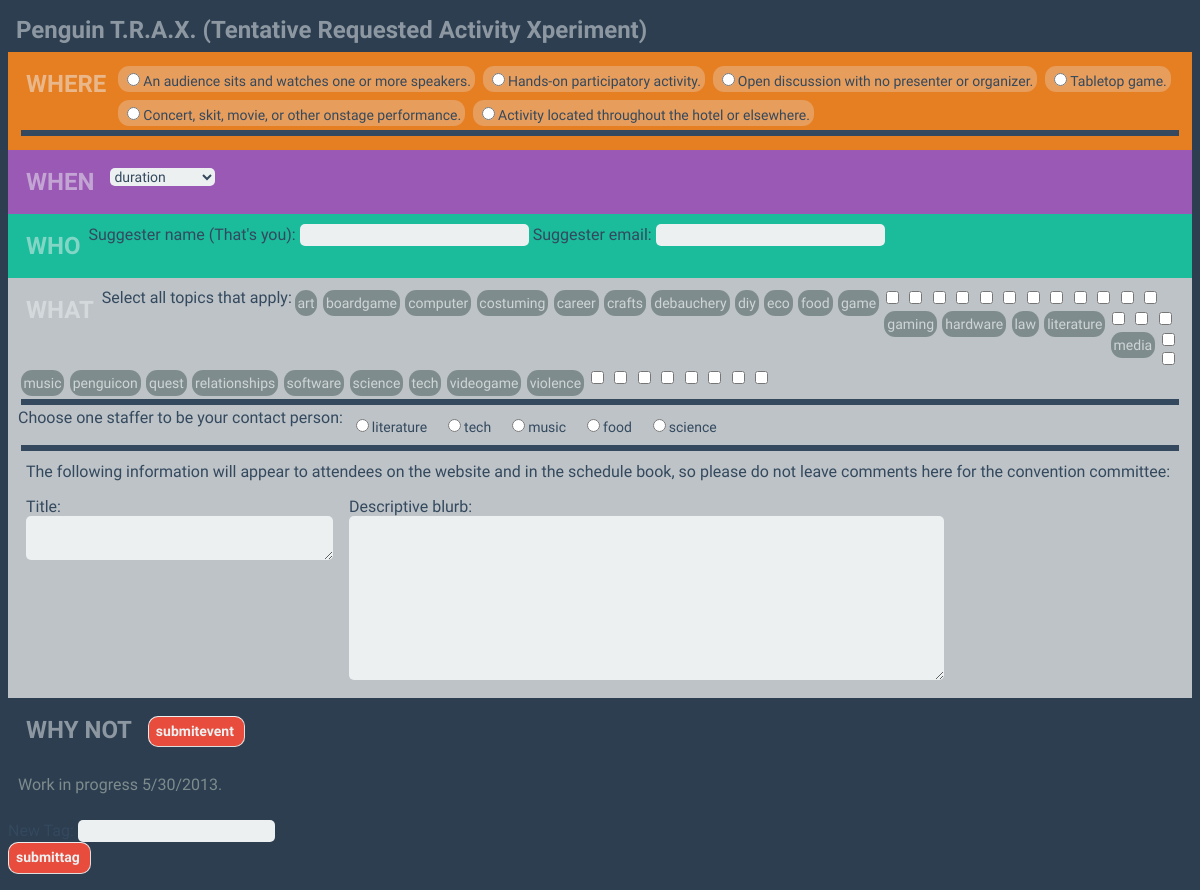
The page /eventform on the database its author committed.
### penguicontrax.py (models this page shows, shortened)
class Tags(db.Model):
	id = db.Column(db.Integer, primary_key=True)
	name = db.Column(db.String(50))

### penguicontrax.py (the view)
@app.route('/eventform')
def event_form():
	tags = [tag.name for tag in Tags.query.all()]
	return render_template('form.html', tags=tags)

### templates/form.html (shortened to what this page needs)
<head>
	<link href='static/mystyles.css' rel='stylesheet' type='text/css'>
</head>
<body>
<div class="header">Penguin T.R.A.X. (Tentative Requested Activity Xperiment)</div>
<form action="/submitevent" method=post >
<div class="section where" >
	<div class="header">
		WHERE
	</div>
	<div id="typechange" >
		<label for="talkbtn">
			<div class="where question roomtab" id="talk">
				<input type=radio name=typelist class="typelist" value="talk"  id="talkbtn">An audience sits and watches one or more speakers.
			</div>
		</label>
		<label for="workshopbtn">
			<div class="where question roomtab" id="workshop">
				<input type=radio name=typelist class="typelist" value="workshop"  id="workshopbtn">Hands-on participatory activity.
			</div>
		</label>
		<label for="bofbtn">
			<div class="where question roomtab" id="bof">
				<input type=radio name=typelist class="typelist" value="bof"  id="bofbtn">Open discussion with no presenter or organizer.
			</div>
		</label>
		<label for="gamebtn">
			<div class="where question roomtab" id="game">
				<input type=radio name=typelist class="typelist" value="game"  id="gamebtn">Tabletop game.
			</div>
		</label>
		<label for="onstagebtn">
			<div class="where question roomtab" id="onstage">
				<input type=radio name=typelist class="typelist" value="onstage"  id="onstagebtn">Concert, skit, movie, or other onstage performance.
			</div>
		</label>
		<label for="rovingbtn">
			<div class="where question roomtab" id="roving">
				<input type=radio name=typelist class="typelist" value="roving"  id="rovingbtn">Activity located throughout the hotel or elsewhere.
			</div>
		</label>
	</div>
	<div class="divider"></div>
</div>
<div class="section when" >
	<div class="header">
		WHEN
	</div>
	<div class="question" >
			<select value="" class="timechange" tabindex="2" name=duration>
				<option value="0">duration</option>
			</select><br />
	</div>
</div>
<div class="section who" id="who" >
	<div class="header">
		WHO
	</div>
	Suggester name (That's you):
	<input name=submitter id="submitter" type=text size="24" />
	Suggester email:
	<input name=email type=text size="24" />
</div>
<div class="section what" >
	<div class="header">
		WHAT
	</div>
	<div id="topics">
		<div style="float:left">
			Select all topics that apply:
		</div>
		<div id="unusedtags">
			{% for tag in tags %}
			<label for={{ tag }}btn >
				<input type="checkbox" name={{ tag }}btn id={{ tag }}btn value={{ tag }} >
				<div class="tag off">{{ tag }}</div>
			</label>
			{% endfor %}
        </div>
	</div>
	<div class="divider"></div>
	<div id="trackselection">
		<div style="float:left">
			Choose one staffer to be your contact person:
		</div>
		<label for="litbtn">
			<div class="what question track" id="Lit">
				<input type=radio name=tracklist class="tracklist" value="Literature"  id="litbtn">literature
			</div>
		</label>
		<label for="techbtn">
			<div class="what question track" id="Tech">
				<input type=radio name=tracklist class="tracklist" value="Tech"  id="techbtn">tech
			</div>
		</label>
		<label for="musicbtn">
			<div class="what question track" id="Music">
				<input type=radio name=tracklist class="tracklist" value="Music"  id="musicbtn">music
			</div>
		</label>
		<label for="foodbtn">
			<div class="what question track" id="Food">
				<input type=radio name=tracklist class="tracklist" value="Food"  id="foodbtn">food
			</div>
		</label>
		<label for="sciencebtn">
			<div class="what question track" id="Science">
				<input type=radio name=tracklist class="tracklist" value="Science"  id="sciencebtn">science
			</div>
		</label>
	</div>
	<div class="divider"></div>
	<div class="question">
		The following information will appear to attendees on the website and in the schedule book, so please do not leave comments here for the convention committee:
	</div>
	<div class="question" >
		Title: <br />
		<textarea name=title id="title" rows="2" cols="36" onkeyup="countChar(this, 80)" /></textarea>
	</div>
	<div class="question" >
		Descriptive blurb: <br />
		<textarea name=description id="blurb" rows="8" cols="72" onkeyup="countChar(this, 700)"></textarea>
	</div>
</div>
<div class="section" >
	<div class="header">
		WHY NOT
	</div>
	<div class="question">
	<input type=submit value=submitevent class="buttons" name=submitevent id="submitevent" />
	</div>
	<div class="question">
	</div>
</div>
<div class="section"><span style="color:#7f8c8d;">
Work in progress 5/30/2013.</span><br />
</div>
</form>
<form action="/createtag" method=post >
	<div>
		New Tag: <input type=text name=tagname id="tagname" />
        <input type=submit value=submittag class="buttons" name=createtag id="createtag" />
	</div>
</form>
</body>

### static/mystyles.css (style rules this page uses)
body { background-color: #2c3e50; font-family: "Droid Sans"; font-style: bold; color: #34495e; }
.where { background-color:#e67e22; }
.when { background-color:#9b59b6; }
.who { background-color:#1abc9c; }
.what { background-color:#bdc3c7; }
.section { padding: 10px; overflow:hidden; clear:both; }
.include, .exclude, .require, .question, .answer, .header { margin: 4px; padding: 4px; width: auto; float: left; }
.header { color:#ecf0f1; font-size:x-large; font-weight:bold; opacity:.5; }
label, input, button, select, textarea { font-size: 14px; font-weight: normal; line-height: 20px; }
input, button, select, textarea { font-family:"Droid Sans", Tahoma, Arial, Verdana, sans-serif; background-color:#ecf0f1; border:none; color:#34495e; -moz-border-radius:5px; -webkit-border-radius:5px; border-radius:5px; }
textarea { height: auto; }
.buttons a, .buttons { display:block; -moz-border-radius:10px; -webkit-border-radius:10px; border-radius: 10px; margin:0 7px 0 0; color:#ecf0f1; background-color:#e74c3c; border:1px solid #dedede; border-top:1px solid #eee; border-left:1px solid #eee; line-height:130%; text-decoration:none; font-weight:bold; cursor:pointer; padding:5px 10px 6px 7px; }
.roomtab { background-color: #e79d5c; -webkit-border-radius: .8em; -moz-border-radius: .8em; border-radius: .8em; overflow: hidden; height: 1.3em; }
.divider { clear:both; border-color:#000; border:solid; margin:.2em; }
.tag, .off { color: #cfd5d7; background-color: #7f8c8d; -moz-border-radius: .8em; -webkit-border-radius: .8em; border-radius: .8em; float: left; margin: .2em; padding: .2em; width: auto; }

### rows shown on the page
Tags: name "art"
Tags: name "boardgame"
Tags: name "computer"
Tags: name "costuming"
Tags: name "career"
Tags: name "crafts"
Tags: name "debauchery"
Tags: name "diy"
Tags: name "eco"
Tags: name "food"
Tags: name "game"
Tags: name "gaming"
Tags: name "hardware"
Tags: name "law"
Tags: name "literature"
Tags: name "media"
Tags: name "music"
Tags: name "penguicon"
Tags: name "quest"
Tags: name "relationships"
Tags: name "software"
Tags: name "science"
Tags: name "tech"
Tags: name "videogame"
Tags: name "violence"
